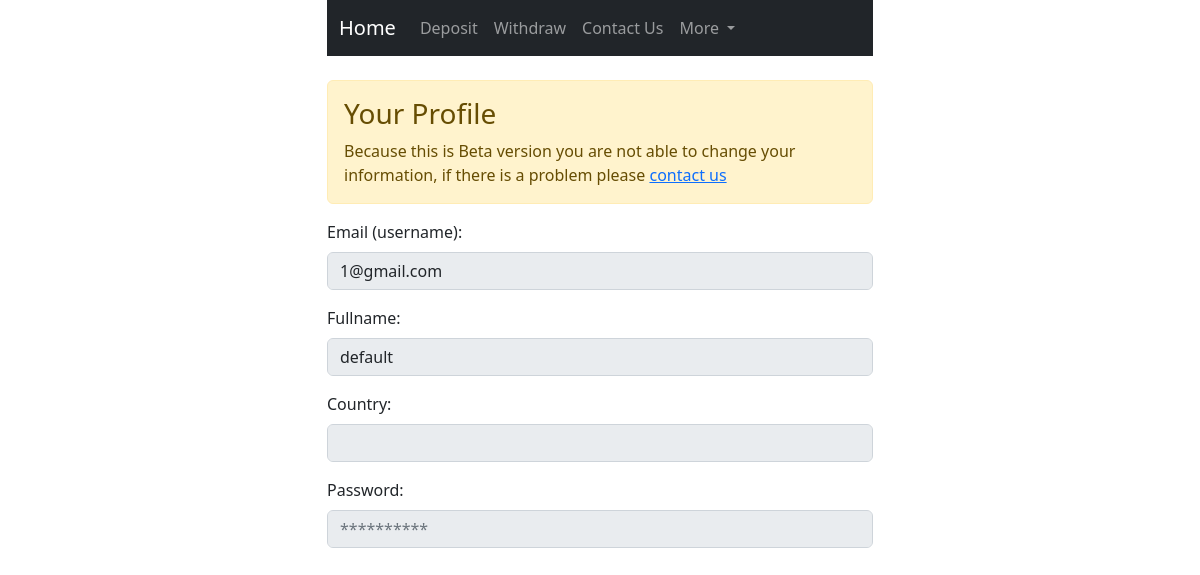
The page /profile (signed in) on the database as committed earlier.
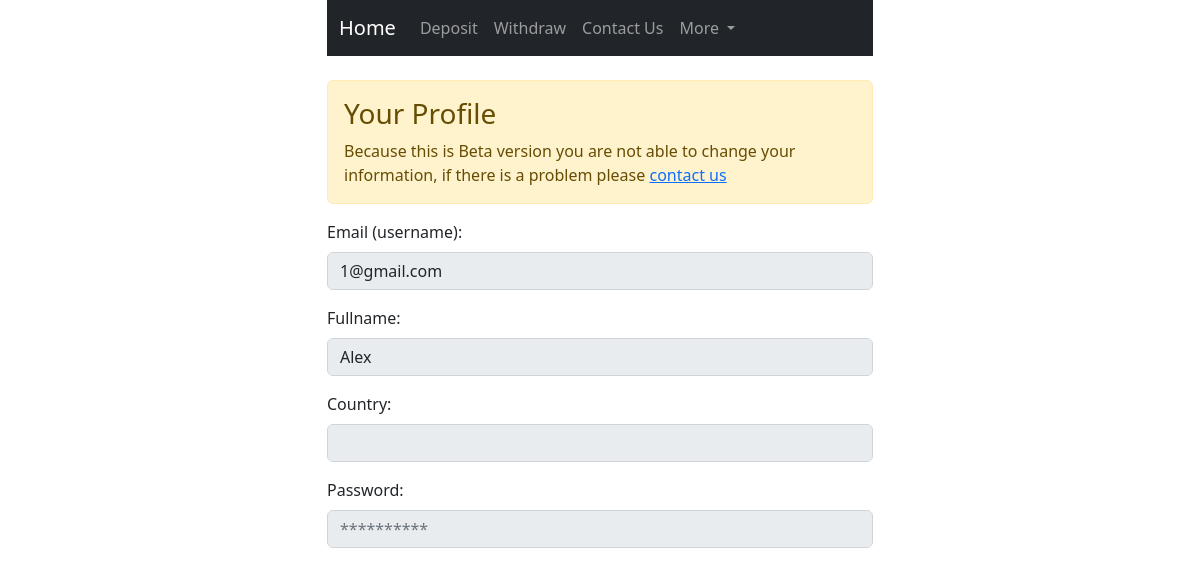
The same page on the database as committed later.
### users/models.py (models this page shows, shortened)
class User(AbstractBaseUser):
    email = models.EmailField(verbose_name='Email', max_length=60, unique=True)
    username = models.CharField(max_length=30, unique=True)
    fullname = models.CharField(max_length=30, null=True, default='default')
    country = CountryField(null=True, default='US')
    phone_number = PhoneNumberField(unique=True, null=True, default='+19993335577')
    date_joined = models.DateTimeField(verbose_name='Date Joined', auto_now_add=True)
    last_login = models.DateTimeField(verbose_name='Last login', auto_now=True)
    is_active = models.BooleanField(default=True)
    is_admin = models.BooleanField(default=False)
    is_staff = models.BooleanField(default=False)
    is_superuser = models.BooleanField(default=False)
    hide_email = models.BooleanField(default=True)
    objects = UserManager()
    USERNAME_FIELD = 'email'
    REQUIRED_FIELDS = ['username', ]

### users/views.py (the view)
# urls.py: path('profile', profile, name='profile'),
@login_required(login_url='/login')
def profile(request):
    profile_form = ProfileForm(request.POST or None, initial={'email': request.user.email,
                                                              'fullname': request.user.fullname})
    if request.method == "POST":
        if profile_form.is_valid():
            pass
    context = {
        'profile_form': profile_form,
    }
    return render(request, 'users/profile.html', context)

### users/forms.py
class ProfileForm(forms.Form):
    email = forms.EmailField(widget=forms.EmailInput(
        attrs={
            'placeholder': 'example@gmail.com',
            'name': 'email',
            'id': 'email',
            'class': 'form-control',
        }
    ), disabled=True)
    fullname = forms.CharField(widget=forms.TextInput(
        attrs={
            'placeholder': 'Brad Pit',
            'name': 'fullname',
            'id': 'fullname',
            'class': 'form-control'
        }
    ), validators=[validators.MinLengthValidator(3), validators.MaxLengthValidator(25), ], disabled=True)
    password = forms.CharField(widget=forms.PasswordInput(
        attrs={
            'placeholder': '**********',
            'name': 'password',
            'id': 'password',
            'class': 'form-control'
        }
    ), disabled=True, required=False)

### templates/users/profile.html (shortened to what this page needs)
{% extends 'shared/base.html' %}
{% load countries %}
{% load static %}
{% load widget_tweaks %}
{% block content %}
    <br>
    <div class="alert alert-warning">
        <h3 class="alert-heading">Your Profile</h3>
        Because this is Beta version you are not able to change your information, if there is a
        problem please <a href="{% url 'core:contact' %}">contact us</a>
    </div>
    <div class="mb-3">
        <label for="{{ profile_form.email.id_for_label }}" class="form-label">Email (username): </label>
        {{ profile_form.email|add_error_class:"is-invalid" }}
    </div>
    <div class="mb-3">
        <label for="{{ profile_form.fullname.id_for_label }}" class="form-label">Fullname: </label>
        {{ profile_form.fullname|add_error_class:"is-invalid" }}
    </div>
    <div class="mb-3">
        <label for="country" class="form-label">Country: </label>
        <select name="country" id="country" class="form-control" aria-label="Default select example" disabled>
            {% get_countries as countries %}
        </select>
    </div>
    <div class="mb-3">
        <label for="{{ profile_form.password.id_for_label }}" class="form-label">Password: </label>
        {{ profile_form.password|add_error_class:"is-invalid" }}
    </div>
{% endblock %}

Rows that differ between the two databases and show on the page:
changed User "1@gmail.com": fullname "default" → "Alex"
